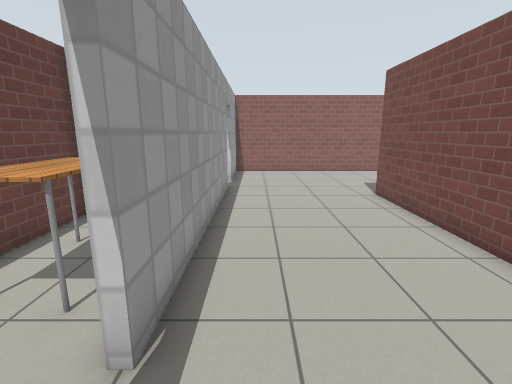
view 1 (above)

19 first-person views from a walk through a world built for the Gazebo simulator. The camera is 1.3 m above the floor, tilts 12° down and sees 85° across. The floor is counted in squares, 0.5 m on a side. Each view is taken from the middle of a square. On the plan, view 1 faces up. The plan holds only what a view shows up to about 19 squares ahead; the rest is blank. Simple patterns stand in for the simulator's built-in surfaces.

view 2
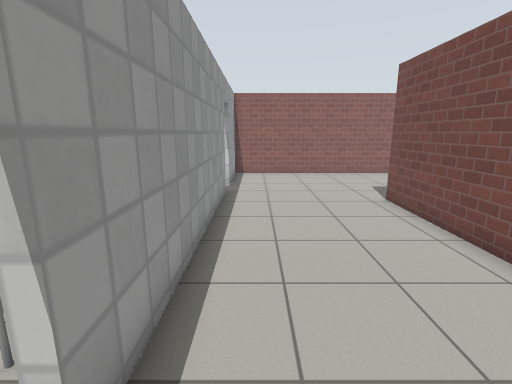

view 3
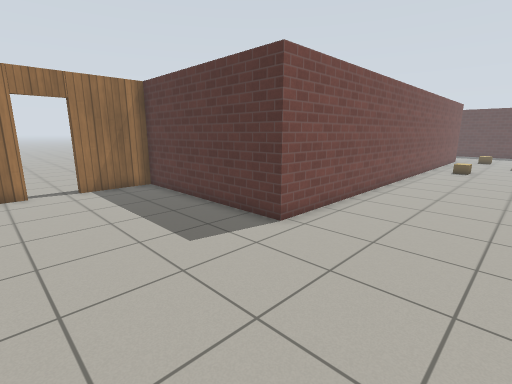

view 4
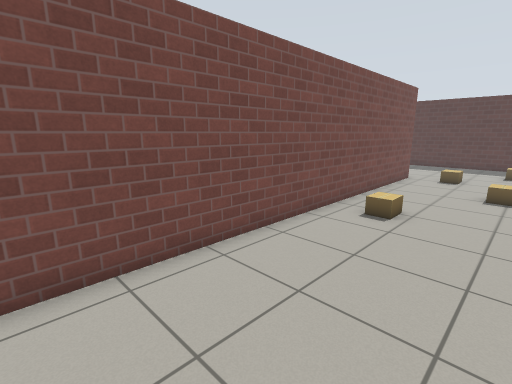

view 5
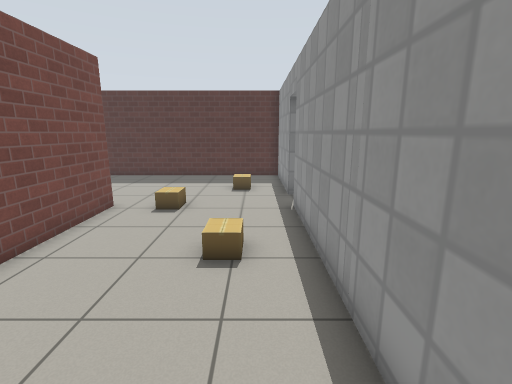

view 6
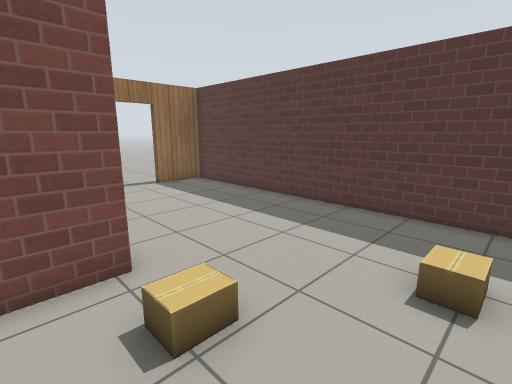

view 7
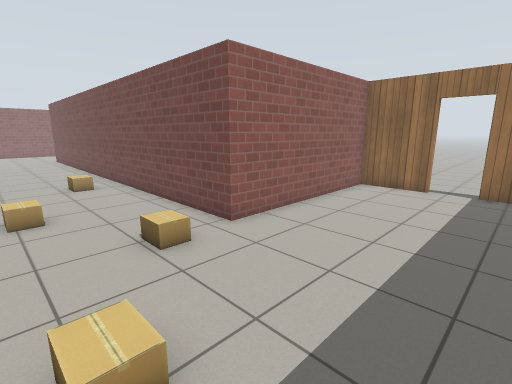

view 8
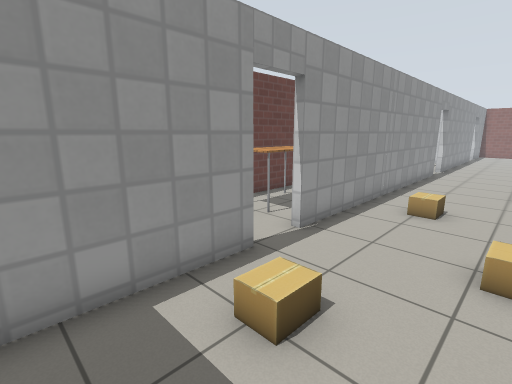

view 9
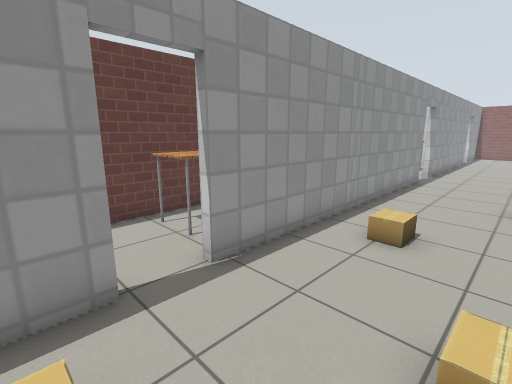

view 10
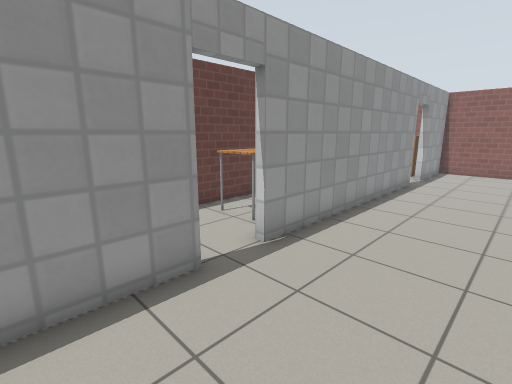

view 11
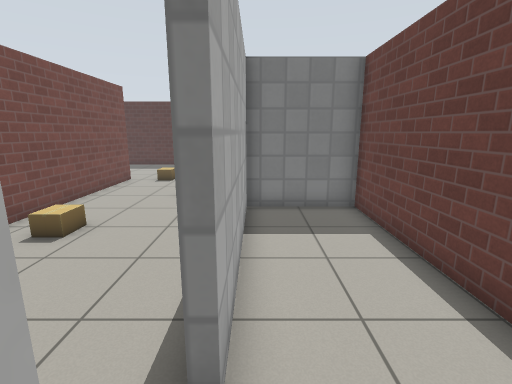

view 12
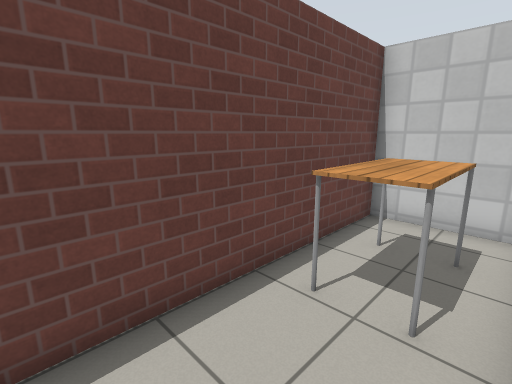

view 13
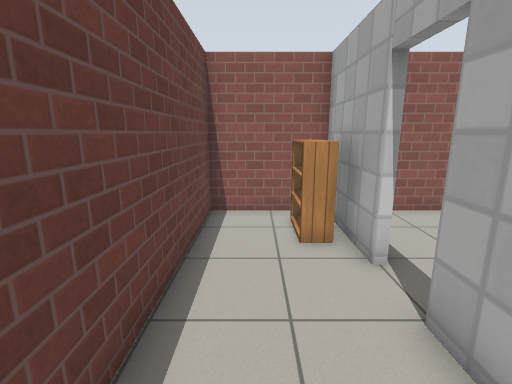

view 14
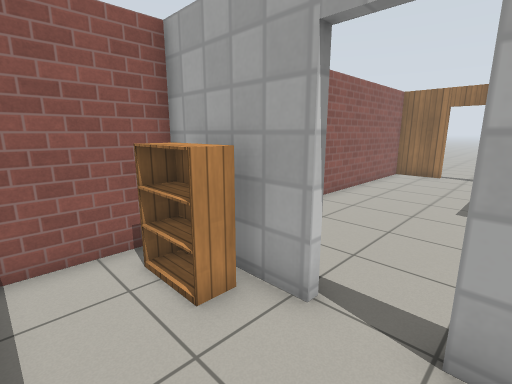

view 15
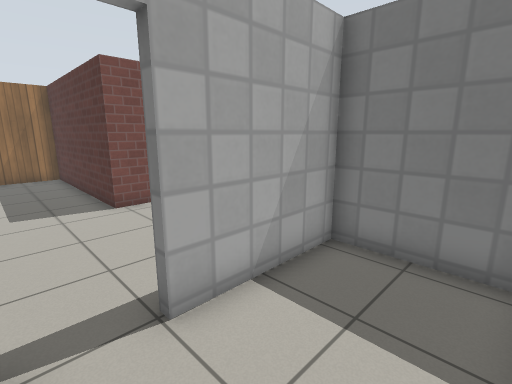

view 16
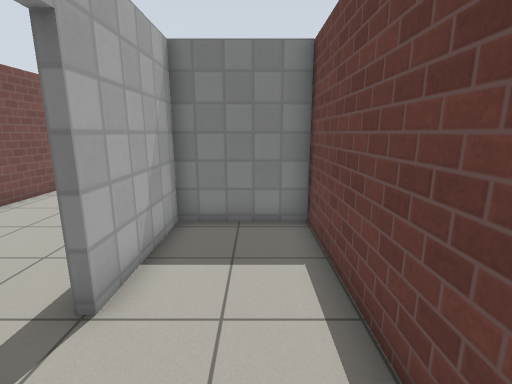

view 17
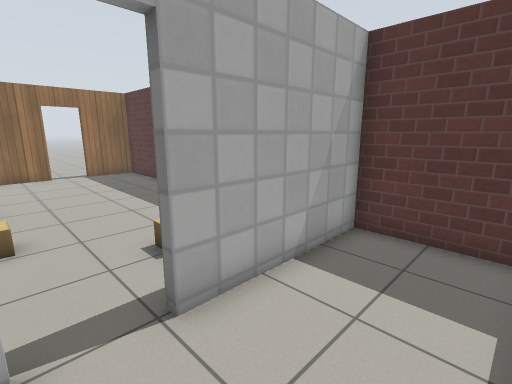

view 18
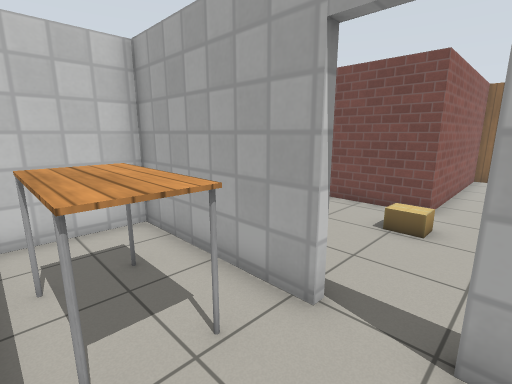

view 19
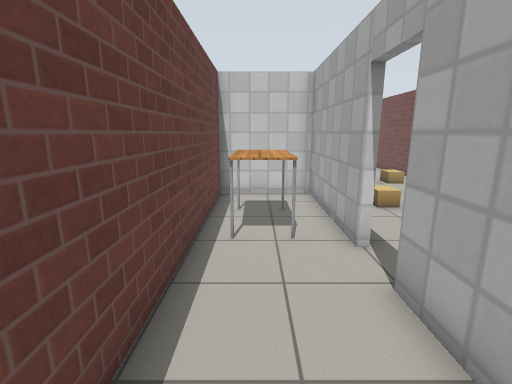

### Floor plan
Ten units are one square. View 1 is at (0, 0); x grows to the right and y downward. Boxes are objects, and circles mark ways between rooms. Rooms are numbered by the first view taken in them; rooms with no view inside come last. Other rooms are left out.
<svg viewBox="-61 -197 206 404">
<path fill="none" stroke="#000" d="M-14 -8 -14 128M-14 -134 -14 -26M-14 147 -14 202 138 202 138 176M138 158 138 128 52 128 52 -118 138 -118 138 -150M138 -168 138 -192 -14 -192 -14 -152M-21 -87 -56 -87M-55 -90 -55 67 -17 67 -17 -8M-17 -152 -17 -162M-56 -90 -17 -90 -17 -134M-17 -192 -55 -192 -55 -90M-17 128 -17 70 -55 70 -55 176M-50 202 -17 202 -17 147"/>
<rect x="5" y="155" width="10" height="10" fill="#bbb"><title>cardboard box</title></rect>
<rect x="5" y="85" width="10" height="10" fill="#bbb"><title>cardboard box</title></rect>
<rect x="25" y="125" width="10" height="10" fill="#bbb"><title>cardboard box</title></rect>
<rect x="25" y="35" width="10" height="10" fill="#bbb"><title>cardboard box</title></rect>
<rect x="-45" y="-65" width="20" height="30" fill="#bbb"><title>table</title></rect>
<rect x="-35" y="-185" width="20" height="20" fill="#bbb"><title>bookshelf</title></rect>
<rect x="-45" y="95" width="20" height="30" fill="#bbb"><title>table</title></rect>
<circle cx="-15" cy="-15" r="3" fill="#2a7"/>
<circle cx="-10" cy="-180" r="3" fill="#2a7"/>
<circle cx="-15" cy="-145" r="3" fill="#2a7"/>
<circle cx="-15" cy="135" r="3" fill="#2a7"/>
<text x="40" y="0">1</text>
<text x="-40" y="-10">2</text>
<text x="-40" y="-140">3</text>
<text x="-40" y="130">4</text>
</svg>
Room 1 opens to room 2. Room 1 opens to room 3. Room 1 opens to room 4.

Where each view was taken, in squares from view 1:
view 1: 0 up, 0 right, facing up
view 2: 1 up, 0 right, facing up
view 3: 18 up, 0 right, facing down-right
view 4: 5 up, 0 right, facing down-right
view 5: 3 down, 0 right, facing down
view 6: 11 down, 0 right, facing down-right
view 7: 19 down, 0 right, facing up-right
view 8: 19 down, 3 right, facing up-left
view 9: 16 down, 3 right, facing up-left
view 10: 2 down, 3 right, facing up-left
view 11: 3 up, 2 left, facing down
view 12: 0 up, 2 left, facing up-left
view 13: 10 up, 4 left, facing up
view 14: 13 up, 5 left, facing up-right
view 15: 15 up, 5 left, facing down-right
view 16: 17 up, 4 left, facing down
view 17: 13 down, 5 left, facing down-right
view 18: 15 down, 5 left, facing up-right
view 19: 19 down, 4 left, facing up
